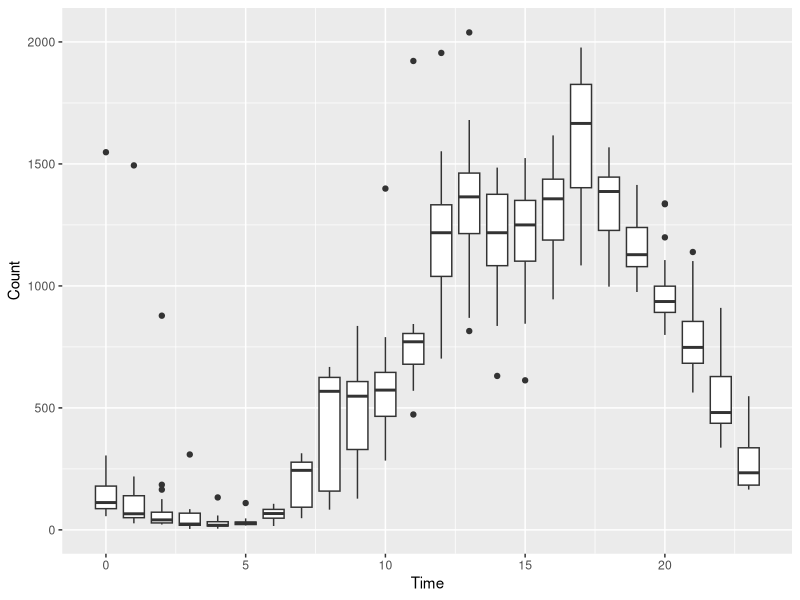

The R script that drew this image:
## ---- chunk 1
knitr::opts_chunk$set(echo = FALSE,
                      message = FALSE)
## ---- chunk 2
library(tidyverse)
## ---- chunk 3
ped <- read_csv("data/melb_walk.csv")
## ---- chunk 4
state_lib <- filter(ped, Sensor == "State Library")
state_lib
## ---- chunk 5
ggplot(data = state_lib, aes(x = Time, y = Count, group = Time)) +
  geom_boxplot()
## ---- chunk 6
ped_mc_sl <- filter(ped, Sensor %in% c("Melbourne Central", "State Library"))
ped_mc_sl
